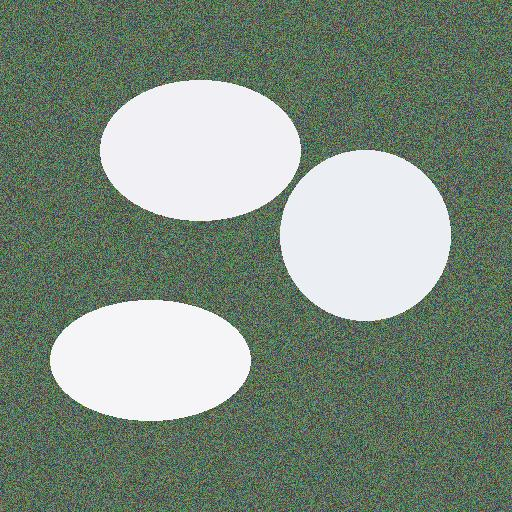
#> input picture data/cloudy.jpg, 512 x 512 px
$ python cloud_removal.py
#> lines starting #> are read from the running program, lines starting #| are printed output that depends on the picture; after the words box and inside, x2 and y2 are one past the last pixel; in counts of white or black regions, pixels touching at a corner belong together
import cv2
import numpy as np
from PIL import Image
import matplotlib
matplotlib.use('Agg')
import matplotlib.pyplot as plt
from skimage.metrics import peak_signal_noise_ratio as psnr
from skimage.metrics import structural_similarity as ssim

# ── 1. Load Image ──────────────────────────────────────────
img = cv2.imread('data/cloudy.jpg')
#> img is the input picture: shape (512, 512, 3); mean B, G, R 127.6, 141.6, 126.4
img_rgb = cv2.cvtColor(img, cv2.COLOR_BGR2RGB)
print(f"Image loaded: {img_rgb.shape}")
#| Image loaded: (512, 512, 3)

# ── 2. Detect Clouds (bright white regions) ─────────────────
gray = cv2.cvtColor(img, cv2.COLOR_BGR2GRAY)
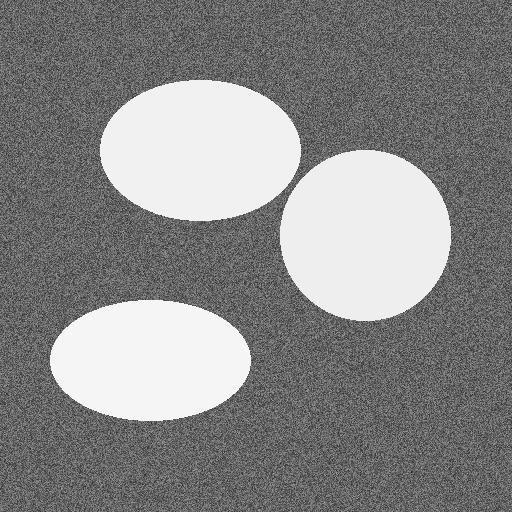
#> gray: shape (512, 512); min 16, max 255, mean 135.5

# Cloud pixels are bright (high value in all channels)
_, cloud_mask = cv2.threshold(gray, 200, 255, cv2.THRESH_BINARY)
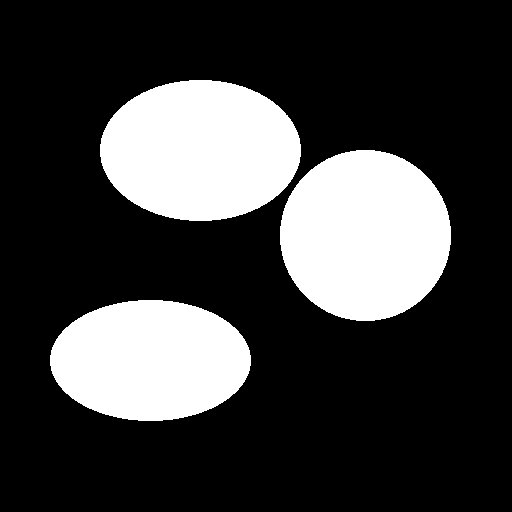
#> cloud_mask: shape (512, 512); 24.5% white; 3 white regions, box (x1, y1, x2, y2) and area: (280, 150, 451, 321) 22941, (100, 80, 301, 221) 22240, (50, 300, 251, 421) 19089

# Clean up mask
kernel = np.ones((5,5), np.uint8)
cloud_mask = cv2.morphologyEx(cloud_mask, cv2.MORPH_CLOSE, kernel)
cloud_mask = cv2.morphologyEx(cloud_mask, cv2.MORPH_DILATE, kernel)
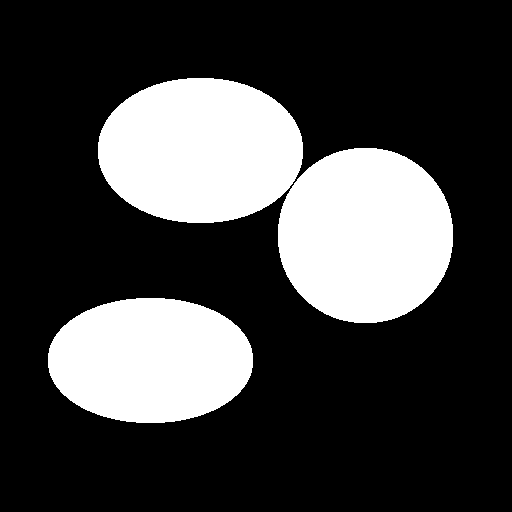
#> cloud_mask: shape (512, 512); 26.1% white; 3 white regions, box (x1, y1, x2, y2) and area: (278, 148, 453, 323) 24325, (98, 78, 303, 223) 23624, (48, 298, 253, 423) 20393

print(f"Cloud pixels detected: {np.sum(cloud_mask > 0)}")
#| Cloud pixels detected: 68342

# ── 3. Remove Clouds Using Inpainting ──────────────────────
result = cv2.inpaint(img, cloud_mask, inpaintRadius=7, flags=cv2.INPAINT_TELEA)
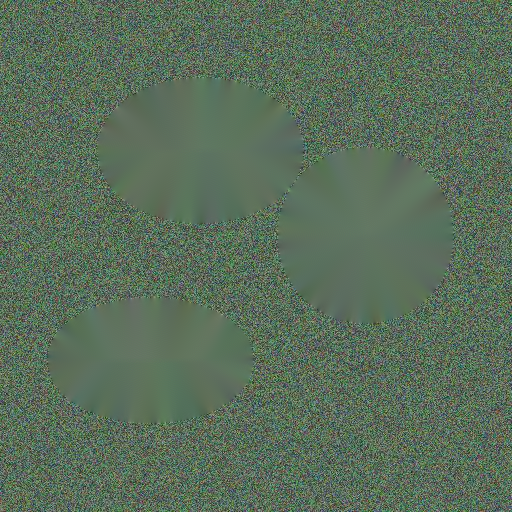
#> result: shape (512, 512, 3); mean B, G, R 90.4, 110.4, 90.3
result_rgb = cv2.cvtColor(result, cv2.COLOR_BGR2RGB)

# ── 4. Calculate Metrics ────────────────────────────────────
psnr_score = psnr(img_rgb, result_rgb)
#> psnr_score = 11.14
ssim_score = ssim(img_rgb, result_rgb, channel_axis=2)
#> ssim_score = 0.882
print(f"\n=== RESULTS ===")
print(f"PSNR : {psnr_score:.2f} dB")
#| PSNR : 11.14 dB
print(f"SSIM : {ssim_score:.4f}")
#| SSIM : 0.8823

# ── 5. Save Visual Output ───────────────────────────────────
fig, axes = plt.subplots(1, 3, figsize=(18, 6))
fig.suptitle('Cloud Removal - LISS-IV Imagery', fontsize=16, fontweight='bold')

axes[0].imshow(img_rgb)
axes[0].set_title('Input: Cloudy Image', fontsize=13)
axes[0].axis('off')

axes[1].imshow(cloud_mask, cmap='gray')
axes[1].set_title('Cloud Mask Detected', fontsize=13)
axes[1].axis('off')

axes[2].imshow(result_rgb)
axes[2].set_title('Output: Cloud Removed', fontsize=13)
axes[2].axis('off')

plt.tight_layout()
plt.savefig('result.png', dpi=150, bbox_inches='tight')
print("\nResult saved to result.png")
